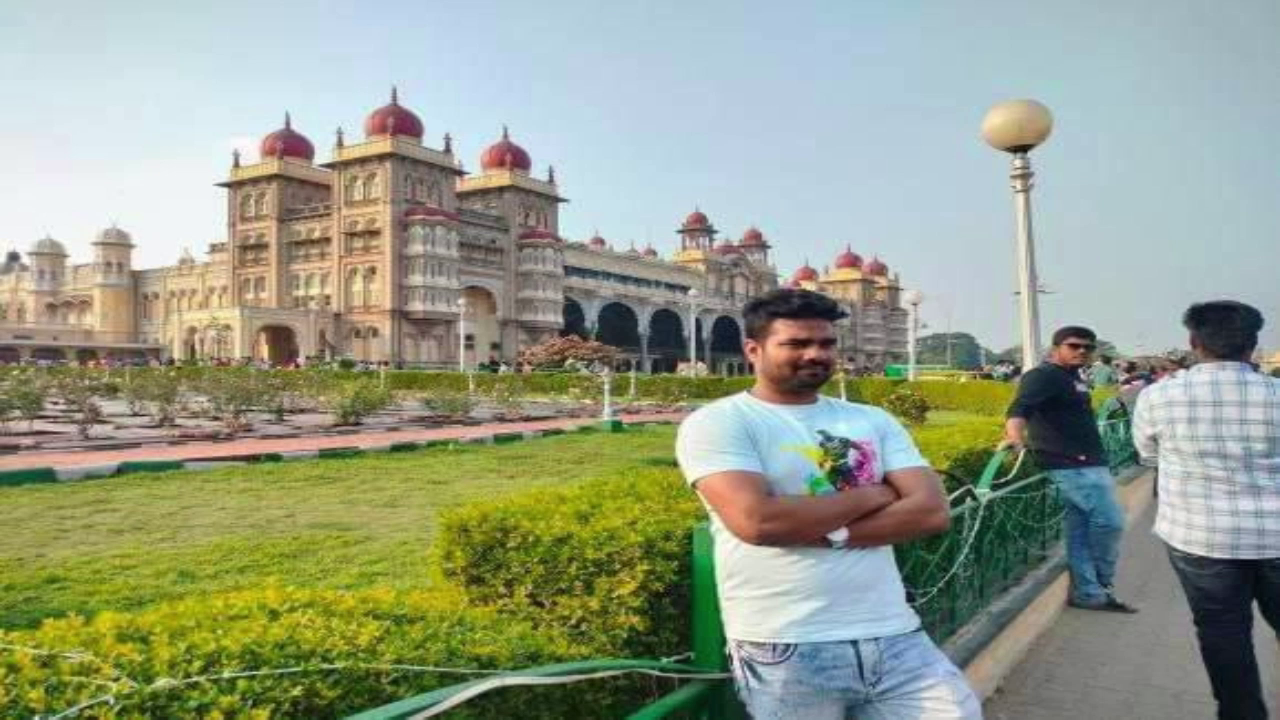
#> input picture frame 2 of Data/aakash.mp4, 1280 x 720 px
$ jupyter execute --allow-errors 5_Play_Video_Using_OpenCV.ipynb
#> lines starting #> are read from the running program, lines starting #| are printed output that depends on the picture; pictures that were not available may be replaced by others from this repository, and a replacement may not be noted
# How to Play Video
* Access Camera
* Multiple Video/Camera one Window

[cell 1]
import numpy as np
import cv2
import os

[cell 2]
video_path = 'Data/Video'
#> (the rest of this cell did not finish here and is left out)

[cell 3]
video_path1 = 'Data/Video/aakash.mp4'
video_path2 = 'Data/Video/aakash_Singh.mp4'

[cell 4]
cap = cv2.VideoCapture(video_path1)

while cap.isOpened():
    ret, frame = cap.read()
#> frame is the input picture: shape (720, 1280, 3); mean B, G, R 137.7, 158, 149.8
    if ret:
        image = cv2.resize(frame,(600,400))
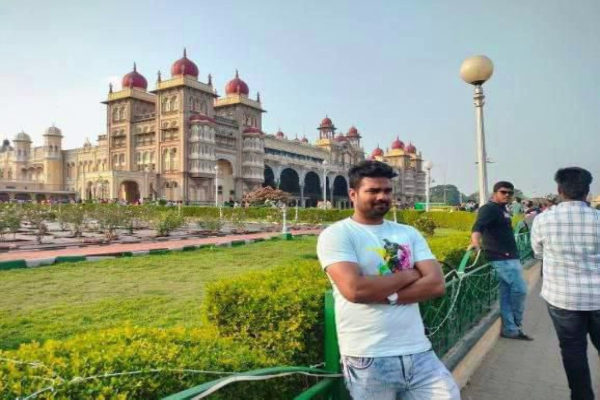
#> image: shape (400, 600, 3); mean B, G, R 137.7, 158, 149.7
        cv2.imshow('aakash',image)

        if cv2.waitKey(25) & 0xff == ord('q'):
#> (key q is pressed here)
            break
    else:
        break


cap.release()
cv2.destroyAllWindows()

# Live Video

[cell 5]
cap = cv2.VideoCapture(0)

while cap.isOpened():
    ret, frame = cap.read()
    if ret:
        image = cv2.resize(frame,(600,400))
        cv2.imshow('aakash',image)

        if cv2.waitKey(25) & 0xff == ord('q'):
#> (key q is pressed here)
            break
    else:
        break


cap.release()
cv2.destroyAllWindows()

# Four Video Simulataniously

[cell 6]
cap = cv2.VideoCapture(video_path1)
while cap.isOpened():

    ret, frame = cap.read()
    if ret:
        frame_1 = cv2.resize(frame,(600,400))
        frame_2 = np.hstack((frame_1,frame_1))
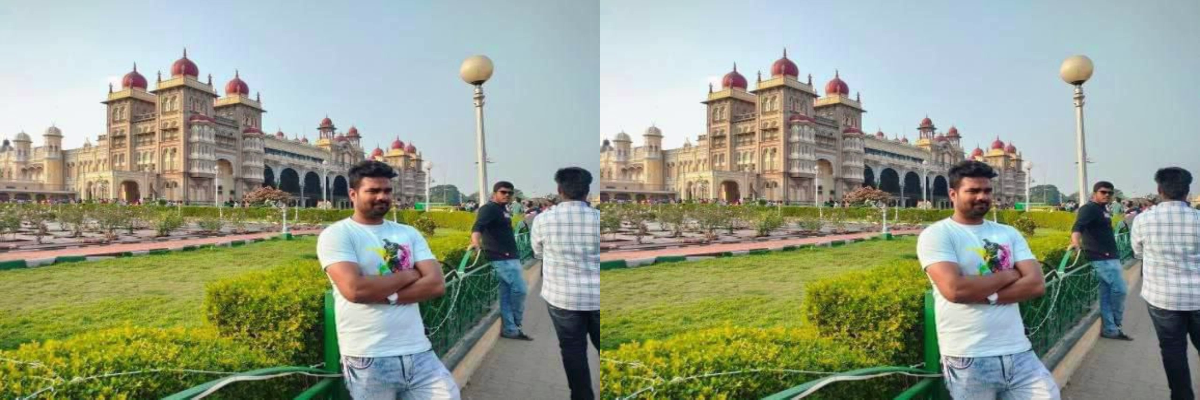
#> frame_2: shape (400, 1200, 3); mean B, G, R 137.7, 158, 149.7
        frame_4 = np.vstack((frame_2,frame_2))
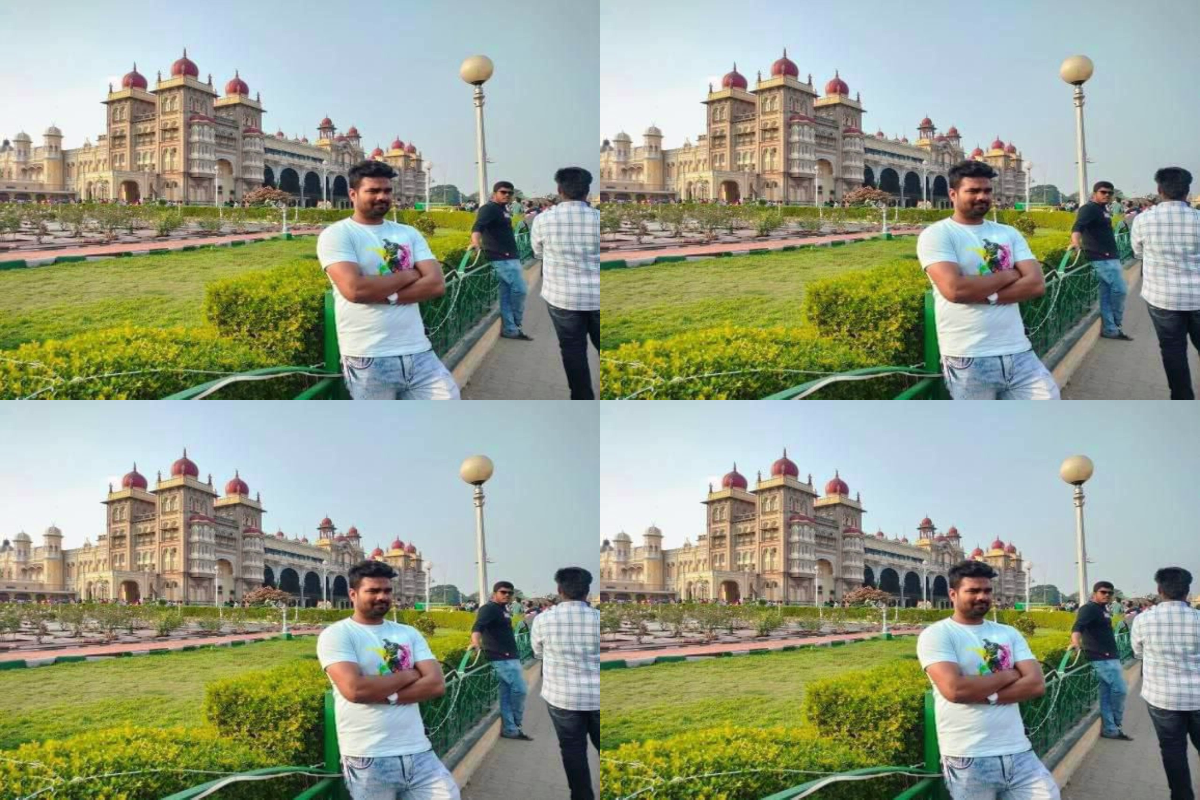
#> frame_4: shape (800, 1200, 3); mean B, G, R 137.7, 158, 149.7
        cv2.imshow('aakash_4',frame_4)

        if cv2.waitKey(25) & 0xff == ord('e'):
#> (key q is pressed here)
            break
    else:
        break
cap.release()
cv2.destroyAllWindows()

$ run again, starting later in the video
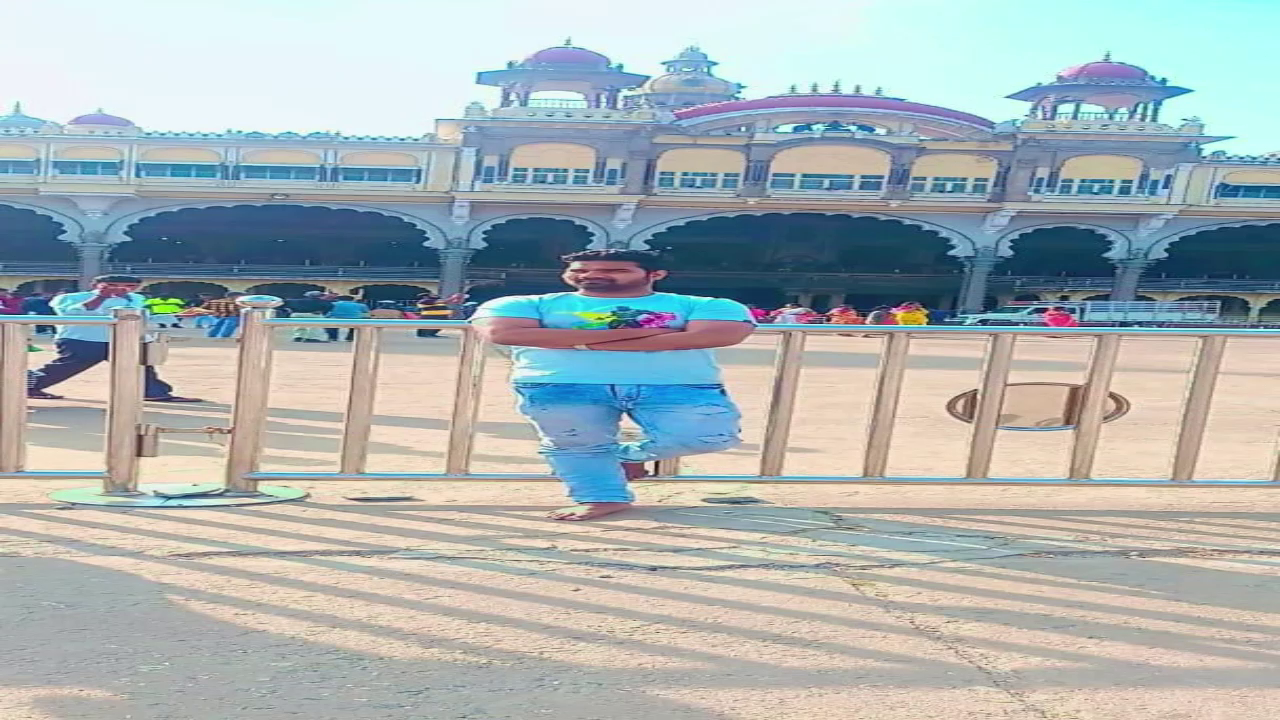
#> input picture frame 11 of Data/aakash.mp4, 1280 x 720 px
#> frame is the input picture: shape (720, 1280, 3); mean B, G, R 179.5, 178.1, 168.7
#> `frame_2 = np.hstack((frame_1,frame_1))`:
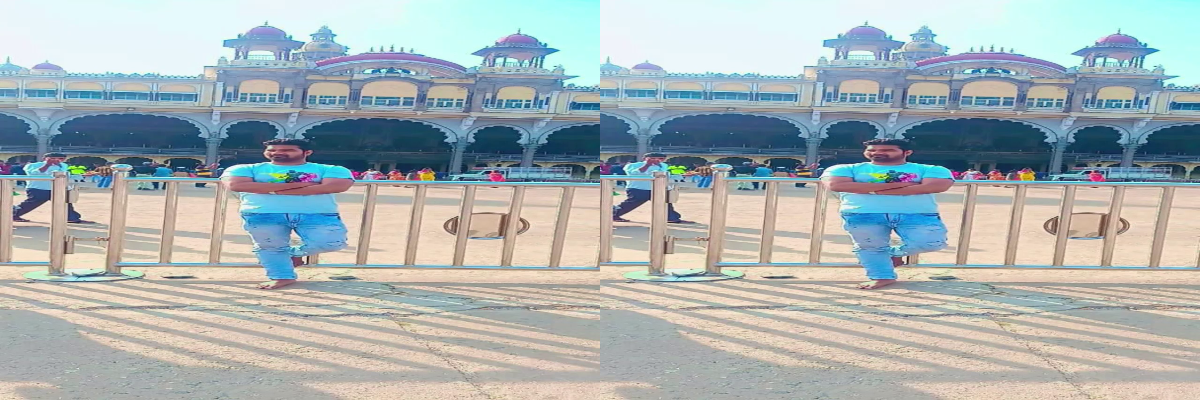
#> frame_2: shape (400, 1200, 3); mean B, G, R 179.5, 178, 168.6
#> `frame_4 = np.vstack((frame_2,frame_2))`:
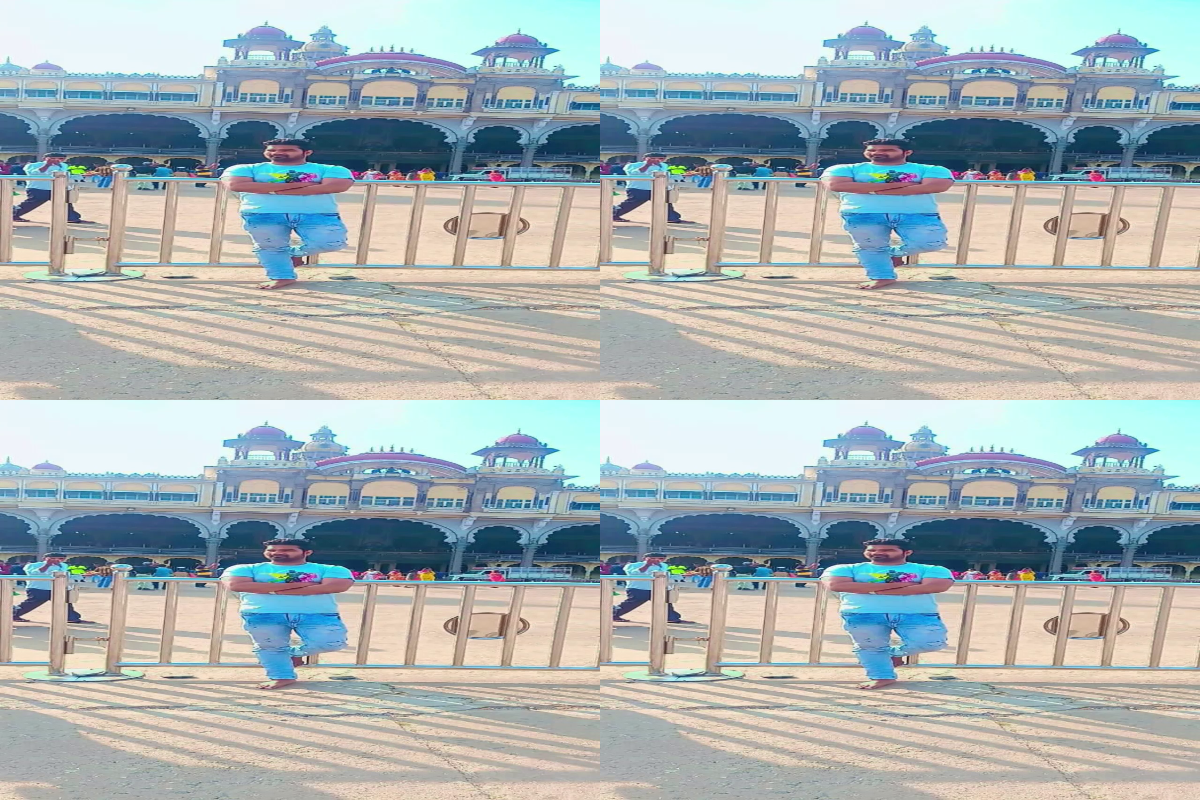
#> frame_4: shape (800, 1200, 3); mean B, G, R 179.5, 178, 168.6

$ run again, starting later in the video
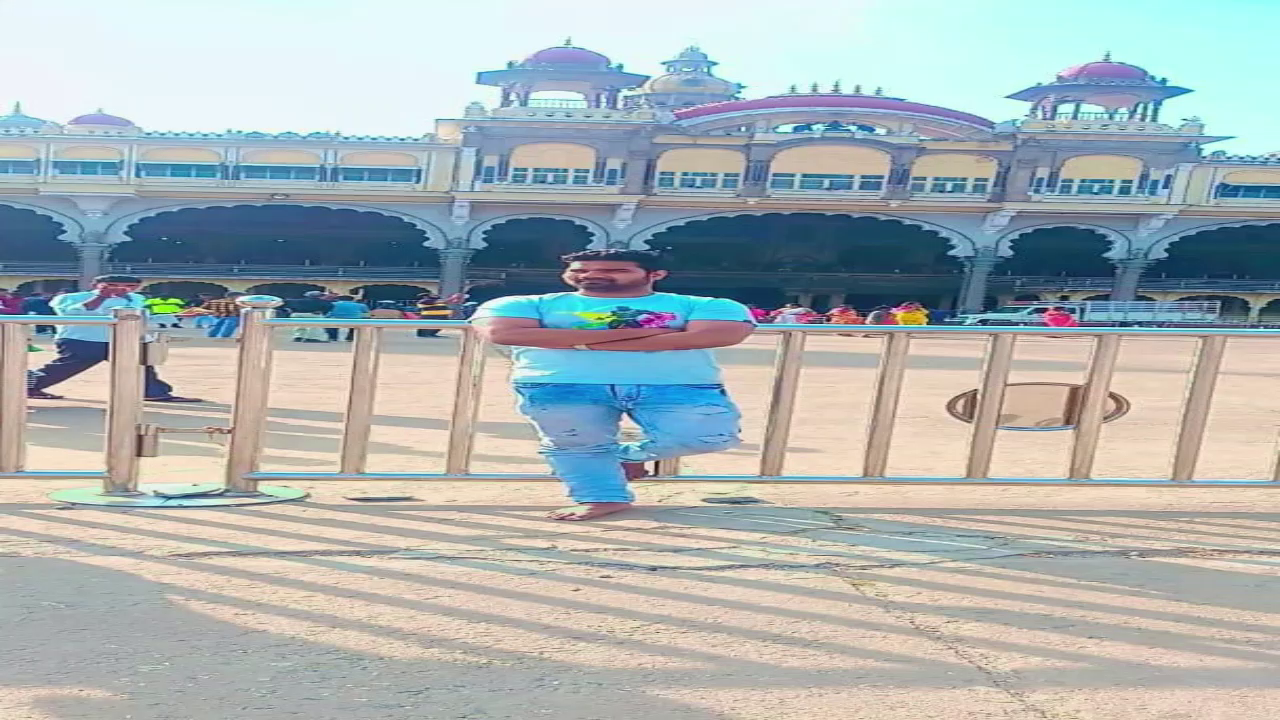
#> input picture frame 20 of Data/aakash.mp4, 1280 x 720 px
#> frame is the input picture: shape (720, 1280, 3); mean B, G, R 179.7, 178.1, 168.8
#> `frame_2 = np.hstack((frame_1,frame_1))`:
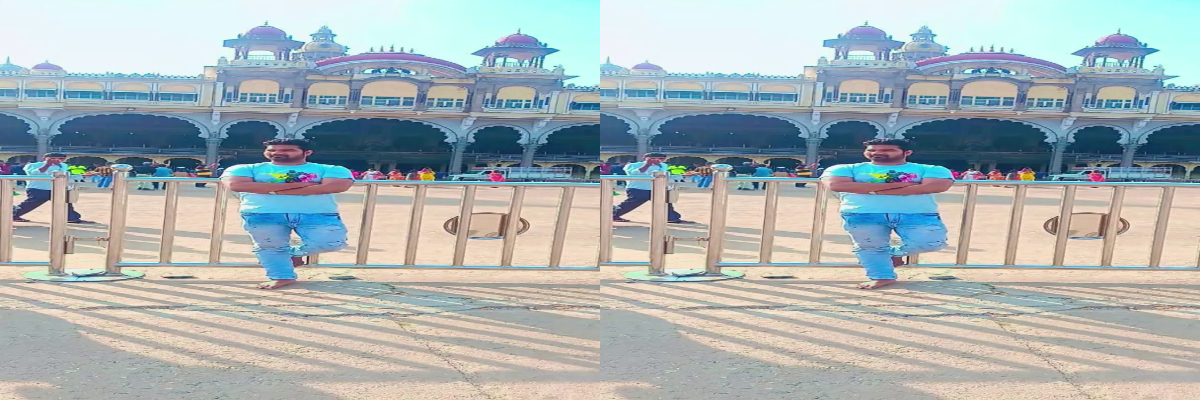
#> frame_2: shape (400, 1200, 3); mean B, G, R 179.6, 178, 168.7
#> `frame_4 = np.vstack((frame_2,frame_2))`:
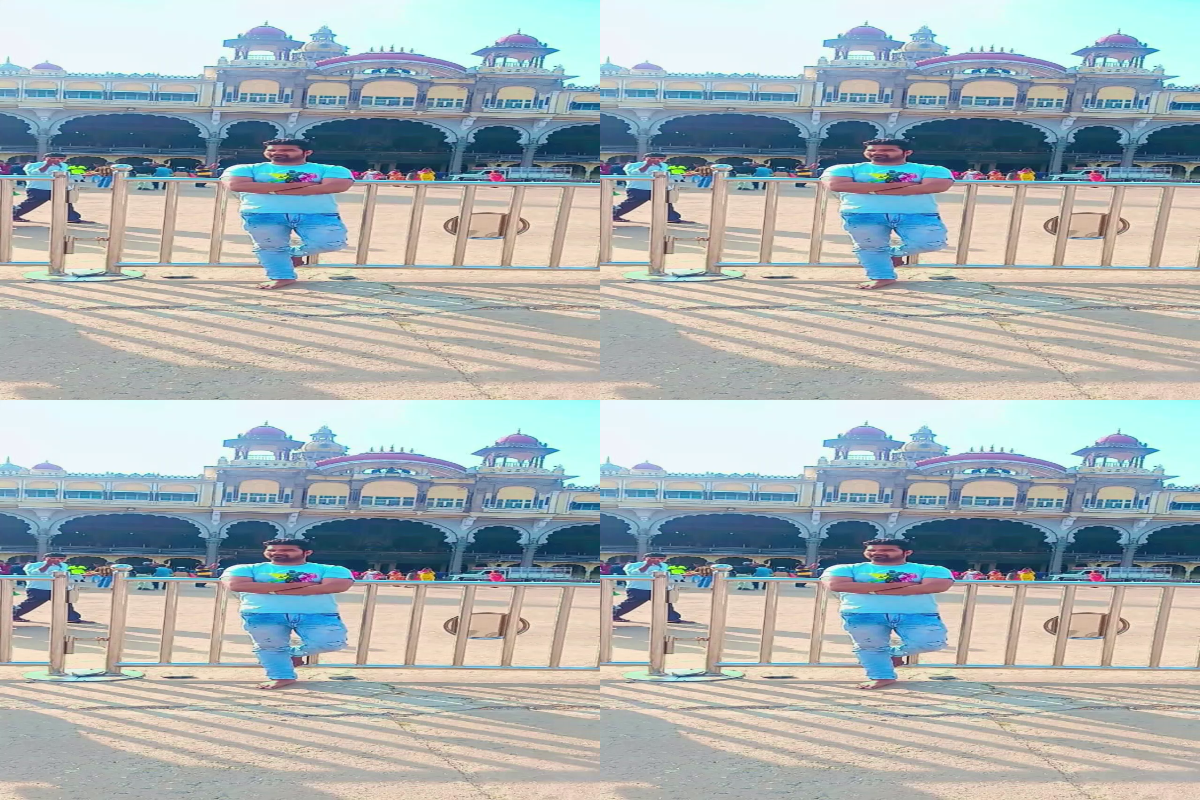
#> frame_4: shape (800, 1200, 3); mean B, G, R 179.6, 178, 168.7
